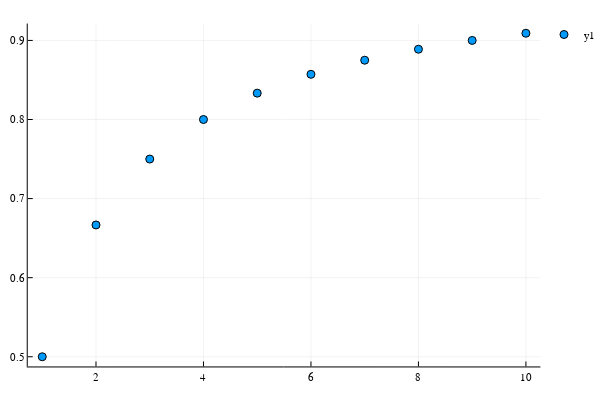

The notebook cell this image was saved under:
### Code cell
domain =1:10
scatter(domain, a.(domain))
#plot!(domain,[1 for y in domain], label="y=1")

### Figure 1 — Plotly figure (JSON) as saved in the notebook; plotly's stock layout.template omitted (floating-point values rounded to 4 significant figures)
{"data": [{"colorbar": {"title": ""}, "marker": {"color": ["rgba(0, 154, 250, 1.000)", "rgba(0, 154, 250, 1.000)", "rgba(0, 154, 250, 1.000)", "rgba(0, 154, 250, 1.000)", "rgba(0, 154, 250, 1.000)", "rgba(0, 154, 250, 1.000)", "rgba(0, 154, 250, 1.000)", "rgba(0, 154, 250, 1.000)", "rgba(0, 154, 250, 1.000)", "rgba(0, 154, 250, 1.000)"], "line": {"color": ["rgba(0, 0, 0, 1.000)", "rgba(0, 0, 0, 1.000)", "rgba(0, 0, 0, 1.000)", "rgba(0, 0, 0, 1.000)", "rgba(0, 0, 0, 1.000)", "rgba(0, 0, 0, 1.000)", "rgba(0, 0, 0, 1.000)", "rgba(0, 0, 0, 1.000)", "rgba(0, 0, 0, 1.000)", "rgba(0, 0, 0, 1.000)"], "width": 1}, "size": 8, "symbol": "circle"}, "mode": "markers", "name": "y1", "showlegend": true, "type": "scatter", "x": [1, 2, 3, 4, 5, 6, 7, 8, 9, 10], "xaxis": "x1", "y": [0.5, 0.6667, 0.75, 0.8, 0.8333, 0.8571, 0.875, 0.8889, 0.9, 0.9091], "yaxis": "y1"}], "layout": {"annotations": [], "height": 400, "legend": {"bgcolor": "rgba(255, 255, 255, 1.000)", "bordercolor": "rgba(0, 0, 0, 1.000)", "font": {"color": "rgba(0, 0, 0, 1.000)", "family": "sans-serif", "size": 11}, "x": 1, "y": 1}, "margin": {"b": 20, "l": 0, "r": 0, "t": 20}, "paper_bgcolor": "rgba(255, 255, 255, 1.000)", "plot_bgcolor": "rgba(255, 255, 255, 1.000)", "showlegend": true, "width": 600, "xaxis1": {"anchor": "y1", "domain": [0.05101, 0.9934], "gridcolor": "rgba(0, 0, 0, 0.100)", "gridwidth": 0.5, "linecolor": "rgba(0, 0, 0, 1.000)", "mirror": false, "range": [0.73, 10.27], "showgrid": true, "showline": true, "showticklabels": true, "tickangle": 0, "tickcolor": "rgb(0, 0, 0)", "tickfont": {"color": "rgba(0, 0, 0, 1.000)", "family": "sans-serif", "size": 11}, "tickmode": "array", "ticks": "inside", "ticktext": ["2", "4", "6", "8", "10"], "tickvals": [2, 4, 6, 8, 10], "title": "", "titlefont": {"color": "rgba(0, 0, 0, 1.000)", "family": "sans-serif", "size": 15}, "type": "-", "visible": true, "zeroline": false, "zerolinecolor": "rgba(0, 0, 0, 1.000)"}, "yaxis1": {"anchor": "x1", "domain": [0.03762, 0.9902], "gridcolor": "rgba(0, 0, 0, 0.100)", "gridwidth": 0.5, "linecolor": "rgba(0, 0, 0, 1.000)", "mirror": false, "range": [0.4877, 0.9214], "showgrid": true, "showline": true, "showticklabels": true, "tickangle": 0, "tickcolor": "rgb(0, 0, 0)", "tickfont": {"color": "rgba(0, 0, 0, 1.000)", "family": "sans-serif", "size": 11}, "tickmode": "array", "ticks": "inside", "ticktext": ["0.5", "0.6", "0.7", "0.8", "0.9"], "tickvals": [0.5, 0.6, 0.7, 0.8, 0.9], "title": "", "titlefont": {"color": "rgba(0, 0, 0, 1.000)", "family": "sans-serif", "size": 15}, "type": "-", "visible": true, "zeroline": false, "zerolinecolor": "rgba(0, 0, 0, 1.000)"}}}
